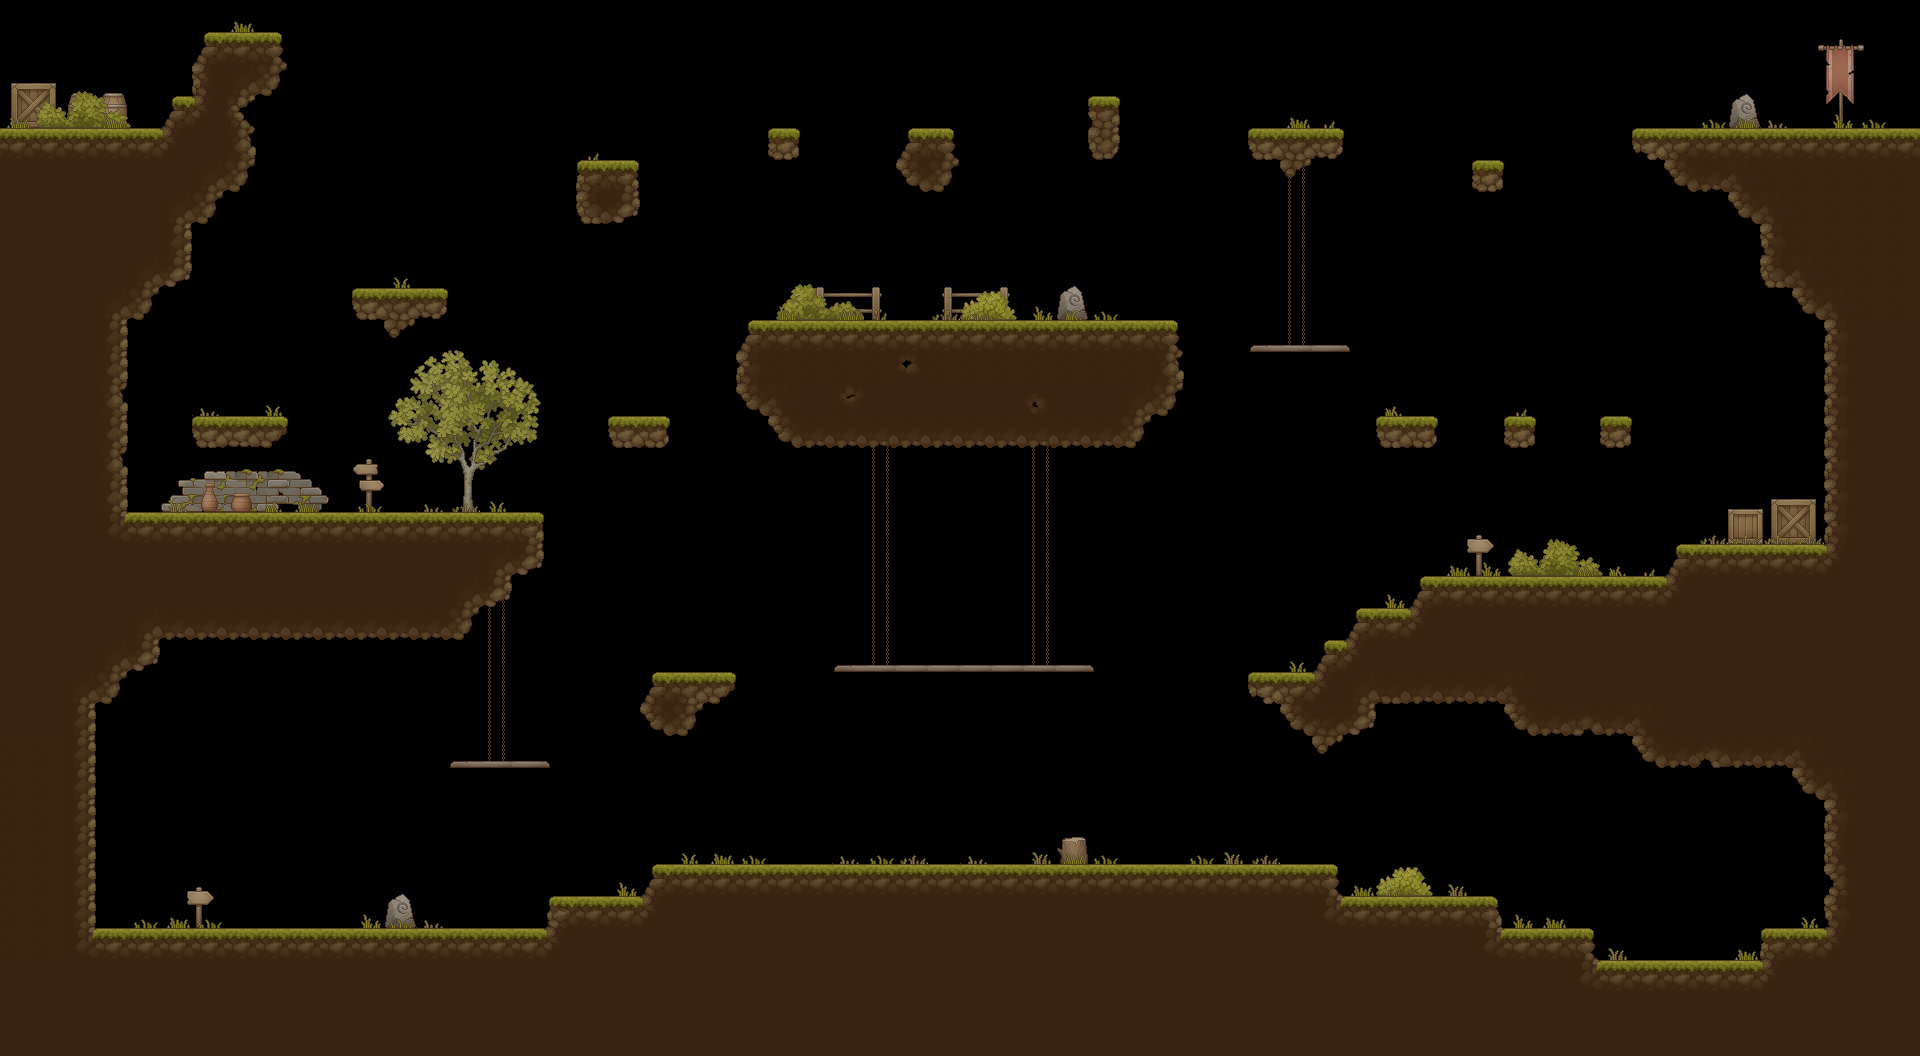

This game map was drawn from its Tiled (.tmx) file and the tilesets committed beside it. A one-line description and the trimmed map source follow:
An orthogonal 60x33 tile map with 32x32 px tiles, 7 tile layers (Props-Back, Props-Front, Structures-Back, Structures-Front, ...) and 71 objects (3x EnemyPath, Finish, Spawn, PowerUp).

<map version="1.10" tiledversion="1.10.1" orientation="orthogonal" renderorder="right-down" width="60" height="33" tilewidth="32" tileheight="32" infinite="0" nextlayerid="11" nextobjectid="109">
 <tileset firstgid="1" name="Level1 TileSheet" tilewidth="32" tileheight="32" tilecount="2304" columns="48">
  <image source="../Images/Map Sprites v1/Level1 TileSheet.png" width="1536" height="1536" />
 </tileset>
 <layer id="6" name="Props-Back" width="60" height="33">
  <data>[1980 cells, 57 non-empty, 34 distinct tile ids]</data>
 </layer>
 <layer id="7" name="Props-Front" width="60" height="33">
  <data>[1980 cells, 10 non-empty, 6 distinct tile ids]</data>
 </layer>
 <layer id="4" name="Structures-Back" width="60" height="33">
  <data>[1980 cells, 79 non-empty, 8 distinct tile ids]</data>
 </layer>
 <layer id="5" name="Structures-Front" width="60" height="33">
  <data>[1980 cells, 53 non-empty, 11 distinct tile ids]</data>
 </layer>
 <layer id="2" name="Vegetation-Back" width="60" height="33">
  <data>[1980 cells, 59 non-empty, 49 distinct tile ids]</data>
 </layer>
 <layer id="3" name="Vegetation-Front" width="60" height="33">
  <data>[1980 cells, 74 non-empty, 11 distinct tile ids]</data>
 </layer>
 <layer id="1" name="Ground" width="60" height="33">
  <data>[1980 cells, 745 non-empty, 69 distinct tile ids]</data>
 </layer>
 <objectgroup id="8" name="Collision">
  <object id="1" x="1.33333" y="129.333" width="254.667" height="29.3333" />
  <object id="2" x="0" y="156" width="253.333" height="34.6667" />
  <object id="3" x="0" y="189.333" width="222.667" height="33.3333" />
  <object id="4" x="-1.33333" y="221.333" width="193.333" height="66.6667" />
  <object id="5" x="-1.33333" y="286.667" width="158.667" height="32" />
  <object id="19" x="-1.33333" y="318.667" width="128" height="225.333" />
  <object id="22" x="126.333" y="512.999" width="417.667" height="30.3334" />
  <object id="23" x="-1.33333" y="543.333" width="546" height="33.3333" />
  <object id="24" x="-1.33333" y="576" width="512.667" height="32.6667" />
  <object id="25" x="-0.666667" y="608.667" width="481.333" height="29.3333" />
  <object id="26" x="-0.666667" y="636.667" width="160.667" height="34.6667" />
  <object id="27" x="-1.33333" y="670.667" width="130.667" height="33.3333" />
  <object id="28" x="-2.66667" y="702.667" width="97.3333" height="352" />
  <object id="31" x="193.333" y="416.667" width="94.6667" height="30" />
  <object id="32" x="352" y="289.334" width="94" height="30" />
  <object id="33" x="577.333" y="160.666" width="62" height="62" />
  <object id="34" x="760.666" y="128" width="38" height="32" />
  <object id="37" x="897.333" y="128.666" width="56" height="62" />
  <object id="38" x="748" y="321.333" width="431.333" height="31.3334" />
  <object id="39" x="736.667" y="353.333" width="442.667" height="62" />
  <object id="40" x="767.333" y="416" width="383.333" height="32.6667" />
  <object id="41" x="94.6667" y="929.333" width="451.333" height="126" />
  <object id="42" x="545.333" y="897.333" width="100.667" height="157.334" />
  <object id="43" x="644" y="865.333" width="692" height="190.667" />
  <object id="44" x="1336" y="897.333" width="161.333" height="158.667" />
  <object id="45" x="1497.33" y="928.667" width="96" height="127.333" />
  <object id="47" x="1593.33" y="961.333" width="169.333" height="93.3333" />
  <object id="48" x="1761.33" y="928.667" width="64.6667" height="125.333" />
  <object id="51" x="1664.67" y="544.667" width="256.667" height="33.3334" />
  <object id="52" x="1408.67" y="577.333" width="511.333" height="30.6666" />
  <object id="53" x="1345.34" y="608.666" width="570.667" height="34" />
  <object id="54" x="1313.33" y="641.333" width="607.333" height="32" />
  <object id="55" x="1236.5" y="672.667" width="684.167" height="33.3333" />
  <object id="56" x="1279.33" y="706" width="96.6667" height="29.3333" />
  <object id="57" x="1310.67" y="734" width="33.3333" height="18.6667" />
  <object id="58" x="1504" y="707.333" width="416" height="28.6667" />
  <object id="59" x="1630" y="734.667" width="290.667" height="34" />
  <object id="60" x="1790.67" y="770" width="130" height="29.3333" />
  <object id="61" x="1823.33" y="798.667" width="96.6667" height="258" />
  <object id="63" x="833" y="664.5" width="261" height="6.5" />
  <object id="64" x="1081.33" y="95.9997" width="38.6667" height="63.3333" />
  <object id="65" x="1248" y="128.666" width="95.3333" height="30" />
  <object id="66" x="1279.33" y="157.333" width="32.6667" height="20" />
  <object id="67" x="1244.67" y="344.667" width="100" height="6.66667" />
  <object id="68" x="1466.66" y="160.667" width="37.3334" height="31.3333" />
  <object id="69" x="1370.66" y="416.666" width="66" height="30" />
  <object id="70" x="1498" y="416.666" width="37.3333" height="30.6667" />
  <object id="71" x="1594.67" y="416.667" width="36.6667" height="30.6667" />
  <object id="72" x="1728.67" y="509.334" width="33.3333" height="33.9999" />
  <object id="73" x="1770.67" y="499.333" width="46" height="43.3334" />
  <object id="74" x="1826" y="320.667" width="94" height="225.333" />
  <object id="75" x="1792.67" y="288.667" width="127.333" height="31.3333" />
  <object id="76" x="1628" y="128.667" width="292" height="31.3333" />
  <object id="77" x="1664" y="160" width="256" height="32.6667" />
  <object id="78" x="1727.33" y="192.667" width="193.333" height="32" />
  <object id="80" x="1760" y="224.667" width="160" height="63.3333" />
  <object id="83" name="Finish" x="1792.67" y="31.3333" width="95.3333" height="93.3337" />
  <object id="84" name="Spawn" x="223.333" y="832" width="97.3333" height="92" />
  <object id="87" x="968" y="-186" width="2" height="2" />
  <object id="88" x="159.333" y="96" width="95.3333" height="32" />
  <object id="89" x="192" y="64.6667" width="96" height="32" />
  <object id="90" x="191.333" y="32" width="96" height="29.3333" />
  <object id="91" x="383.333" y="318" width="32.6667" height="19.3333" />
  <object id="93" x="449.333" y="761.333" width="100.667" height="6" />
  <object id="94" x="651.333" y="672.667" width="84.6667" height="31.3333" />
  <object id="95" x="640" y="703.333" width="63.3333" height="32.6667" />
  <object id="107" x="600" y="417.333" width="73.3333" height="29.3333" />
 </objectgroup>
 <objectgroup id="9" name="EnemyPath">
  <object id="104" name="EnemyPath" x="831.833" y="276.333" width="182.666" height="44.6667" />
  <object id="105" name="EnemyPath" x="156.666" y="781.333" width="201.333" height="40" />
  <object id="106" name="EnemyPath" x="1375.33" y="796" width="201.333" height="40" />
 </objectgroup>
 <objectgroup id="10" name="PowerUpPosition">
  <object id="108" name="PowerUp" x="1662.67" y="921.333" width="36" height="34.6667" />
 </objectgroup>
</map>